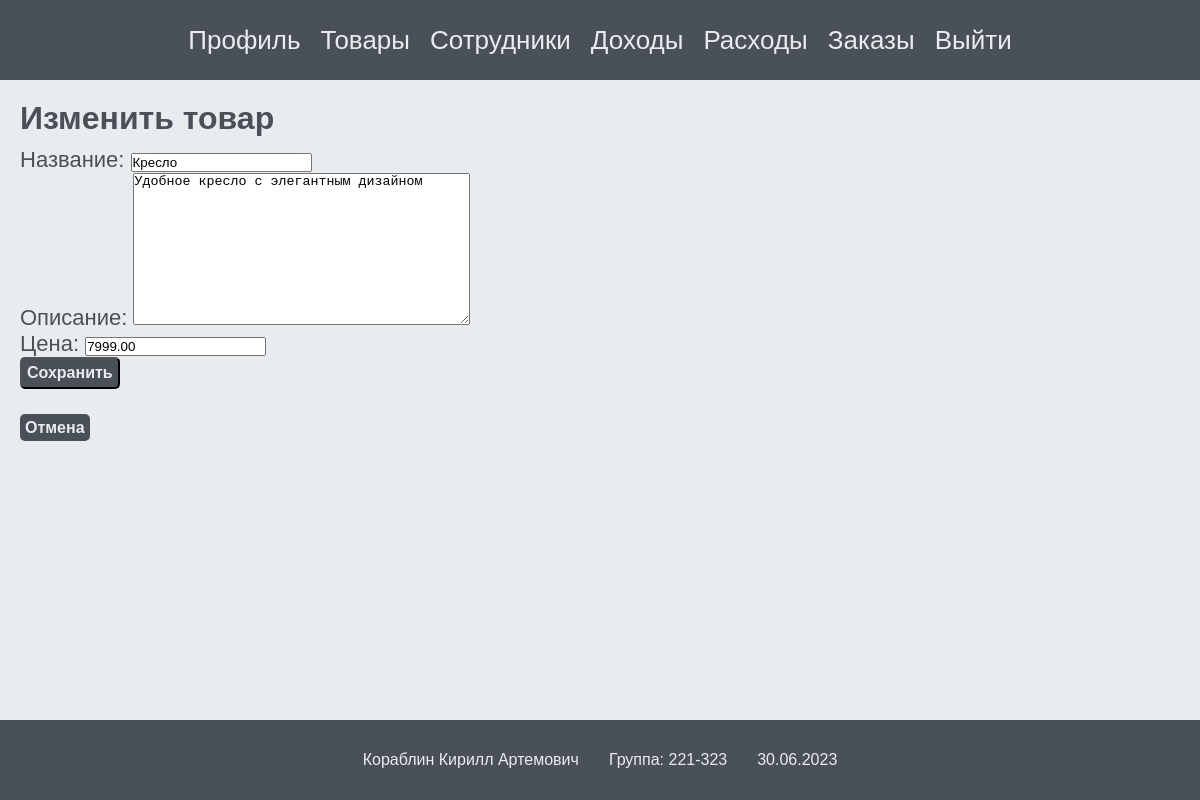
/products/edit/11/, run on the app's committed database.
### products/models.py (models this page shows, shortened)
class Product(models.Model):
    name = models.CharField(max_length=100, verbose_name='Название')
    description = models.TextField(verbose_name='Описание')
    price = models.DecimalField(max_digits=10, decimal_places=2, verbose_name='Цена')
    date = models.DateField(null=True)
    user = models.ForeignKey(User, on_delete=models.CASCADE, null=True, blank=True)
    history = HistoricalRecords()
    class Meta:
        verbose_name = 'Товар'
        verbose_name_plural = 'Товары'

### products/views.py (the view)
# urls.py: path('edit/<int:pk>/', views.ProductUpdateView.as_view(), name='product_update'),
class ProductUpdateView(UpdateView):
    model = Product
    form_class = ProductForm
    template_name = "products/product_update.html"
    success_url = reverse_lazy("products:products")
    widgets = {"storage": forms.TextInput(attrs={"class": "storage__input"})}

### products/forms.py
class ProductForm(forms.ModelForm):
    class Meta:
        model = Product
        fields = ['name', 'description', 'price']

### products/templates/products/product_update.html (shortened to what this page needs)
{% extends 'core/profile-base.html' %}
{% block content %}
    <h1 class="storage__title">Изменить товар</h1>
    <form method="post" class="storage__form">
        {{ form.as_p }}
        <button type="submit" class="storage__button">Сохранить</button>
    </form>
    <a href="{% url 'products:products' %}" class="storage__button">Отмена</a>
{% endblock %}

### core/static/core/css/style.css (style rules this page uses)
.storage__title { font-family: Arial, Helvetica, sans-serif; text-align: left; font-size: 32px; color: #495057; margin-bottom: 10px; }
.storage__form { font-family: Arial, Helvetica, sans-serif; font-size: 22px; color: #495057; margin-bottom: 10px; }
.storage__button { max-width: 200px; font-size: 16px; font-family: Arial, Helvetica, sans-serif; background-color: #495057; color: #e9ecef; border-radius: 5px; font-weight: 700; padding: 5px; margin-bottom: 20px; cursor: pointer; }

### data on the page
Product: name "Кресло", description "Удобное кресло с элегантным дизайном", price "7999.00"
